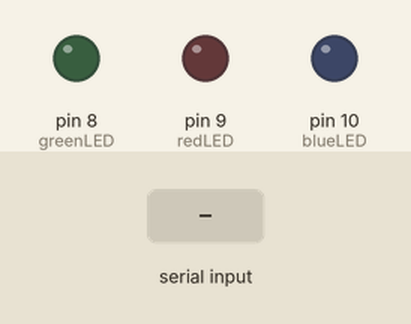
A sketch run on a simulated Arduino Uno, built with avr-gcc and run on an emulated ATmega328P. Shown: output pins drawn as LEDs (lit = HIGH). Dashed ring = blinking. Inputs (shaded band) come from the test bench.

Above: at 1.2 s.
1.3 s: "S" received over Serial
At 1.45 s:
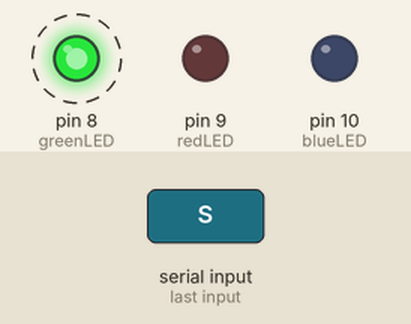
3.7 s: "P" received over Serial
At 4.8 s:
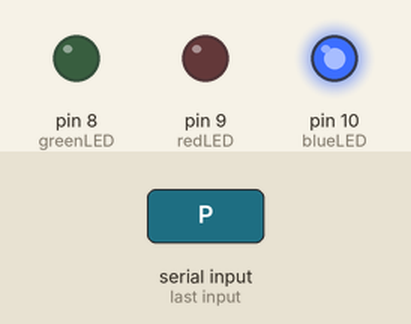
5.2 s: "F" received over Serial
At 5.27 s:
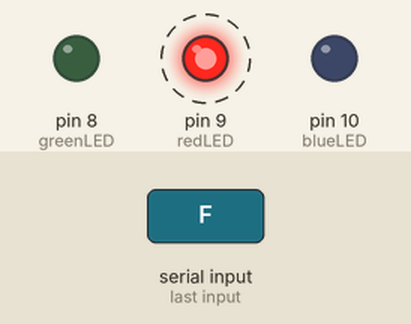
8.2 s: "D" received over Serial
At 8.32 s:
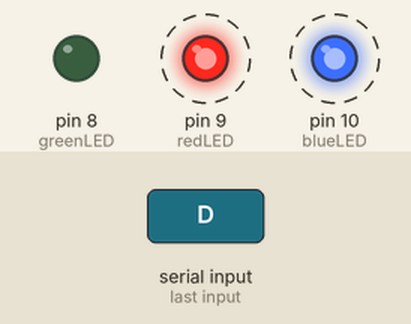
Timing chart, 0 to 11.2 s (numbered marks = the images above; inputs shaded):
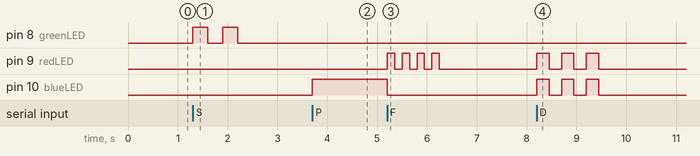

The sketch:

Arduino_code.ino
```cpp
// LED Pins
const int greenLED = 8;
const int redLED = 9;
const int blueLED = 10;

char incomingData;

void setup() {
  pinMode(greenLED, OUTPUT);
  pinMode(redLED, OUTPUT);
  pinMode(blueLED, OUTPUT);

  Serial.begin(9600);
}

// -------- LED FUNCTIONS --------

void allOff() {
  digitalWrite(greenLED, LOW);
  digitalWrite(redLED, LOW);
  digitalWrite(blueLED, LOW);
}

// Processing (Blue ON)
void processingState() {
  allOff();
  digitalWrite(blueLED, HIGH);
}

// Success (Green blink 2 times)
void successState() {
  allOff();
  for (int i = 0; i < 2; i++) {
    digitalWrite(greenLED, HIGH);
    delay(300);
    digitalWrite(greenLED, LOW);
    delay(300);
  }
}

// Failure (Red fast blink)
void failureState() {
  allOff();
  for (int i = 0; i < 4; i++) {
    digitalWrite(redLED, HIGH);
    delay(150);
    digitalWrite(redLED, LOW);
    delay(150);
  }
}

// Duplicate (Red + Blue blink together)
void duplicateState() {
  allOff();
  for (int i = 0; i < 3; i++) {
    digitalWrite(redLED, HIGH);
    digitalWrite(blueLED, HIGH);
    delay(250);
    digitalWrite(redLED, LOW);
    digitalWrite(blueLED, LOW);
    delay(250);
  }
}

// -------- MAIN LOOP --------

void loop() {
  if (Serial.available() > 0) {
    incomingData = Serial.read();

    if (incomingData == 'P') {
      processingState();
    }
    else if (incomingData == 'S') {
      successState();
    }
    else if (incomingData == 'F') {
      failureState();
    }
    else if (incomingData == 'D') {
      duplicateState();
    }
    else if (incomingData == 'O') {
    allOff();
    }
  }
}
```

Measured:
- after the input at 1.3 s, pin 8 (greenLED): alternates HIGH for 0.30 s and LOW for 0.30 s, 4 changes in all, then stays LOW, starting at once
- after the input at 3.7 s, pin 10 (blueLED): LOW → HIGH at once
- after the input at 5.2 s, pin 9 (redLED): alternates HIGH for 0.15 s and LOW for 0.15 s, 8 changes in all, then stays LOW, starting at once; pin 10 (blueLED): HIGH → LOW at once
- after the input at 8.2 s, pin 9 (redLED), pin 10 (blueLED): alternates HIGH for 0.25 s and LOW for 0.25 s, 6 changes in all, then stays LOW, starting at once
